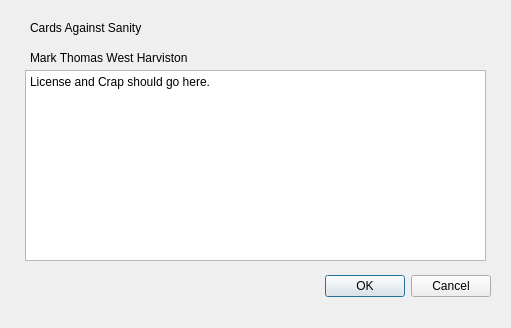
<?xml version="1.0" encoding="UTF-8"?>
<ui version="4.0">
 <class>aboutDialog</class>
 <widget class="QDialog" name="aboutDialog">
  <property name="geometry">
   <rect>
    <x>0</x>
    <y>0</y>
    <width>511</width>
    <height>328</height>
   </rect>
  </property>
  <property name="windowTitle">
   <string>About Cards Against Sanity</string>
  </property>
  <widget class="QDialogButtonBox" name="buttonBox">
   <property name="geometry">
    <rect>
     <x>150</x>
     <y>270</y>
     <width>341</width>
     <height>32</height>
    </rect>
   </property>
   <property name="orientation">
    <enum>Qt::Horizontal</enum>
   </property>
   <property name="standardButtons">
    <set>QDialogButtonBox::Cancel|QDialogButtonBox::Ok</set>
   </property>
  </widget>
  <widget class="QTextBrowser" name="textBrowser">
   <property name="geometry">
    <rect>
     <x>25</x>
     <y>70</y>
     <width>461</width>
     <height>191</height>
    </rect>
   </property>
   <property name="html">
    <string>&lt;!DOCTYPE HTML PUBLIC &quot;-//W3C//DTD HTML 4.0//EN&quot; &quot;http://www.w3.org/TR/REC-html40/strict.dtd&quot;&gt;
&lt;html&gt;&lt;head&gt;&lt;meta name=&quot;qrichtext&quot; content=&quot;1&quot; /&gt;&lt;style type=&quot;text/css&quot;&gt;
p, li { white-space: pre-wrap; }
&lt;/style&gt;&lt;/head&gt;&lt;body style=&quot; font-family:'Sans Serif'; font-size:9pt; font-weight:400; font-style:normal;&quot;&gt;
&lt;p style=&quot; margin-top:0px; margin-bottom:0px; margin-left:0px; margin-right:0px; -qt-block-indent:0; text-indent:0px;&quot;&gt;License and Crap should go here.&lt;/p&gt;&lt;/body&gt;&lt;/html&gt;</string>
   </property>
  </widget>
  <widget class="QLabel" name="label">
   <property name="geometry">
    <rect>
     <x>30</x>
     <y>20</y>
     <width>401</width>
     <height>16</height>
    </rect>
   </property>
   <property name="text">
    <string>Cards Against Sanity </string>
   </property>
  </widget>
  <widget class="QLabel" name="label_2">
   <property name="geometry">
    <rect>
     <x>30</x>
     <y>50</y>
     <width>191</width>
     <height>16</height>
    </rect>
   </property>
   <property name="text">
    <string>Mark Thomas West Harviston</string>
   </property>
  </widget>
 </widget>
 <resources/>
 <connections>
  <connection>
   <sender>buttonBox</sender>
   <signal>accepted()</signal>
   <receiver>aboutDialog</receiver>
   <slot>accept()</slot>
   <hints>
    <hint type="sourcelabel">
     <x>248</x>
     <y>254</y>
    </hint>
    <hint type="destinationlabel">
     <x>157</x>
     <y>274</y>
    </hint>
   </hints>
  </connection>
  <connection>
   <sender>buttonBox</sender>
   <signal>rejected()</signal>
   <receiver>aboutDialog</receiver>
   <slot>reject()</slot>
   <hints>
    <hint type="sourcelabel">
     <x>316</x>
     <y>260</y>
    </hint>
    <hint type="destinationlabel">
     <x>286</x>
     <y>274</y>
    </hint>
   </hints>
  </connection>
 </connections>
</ui>
